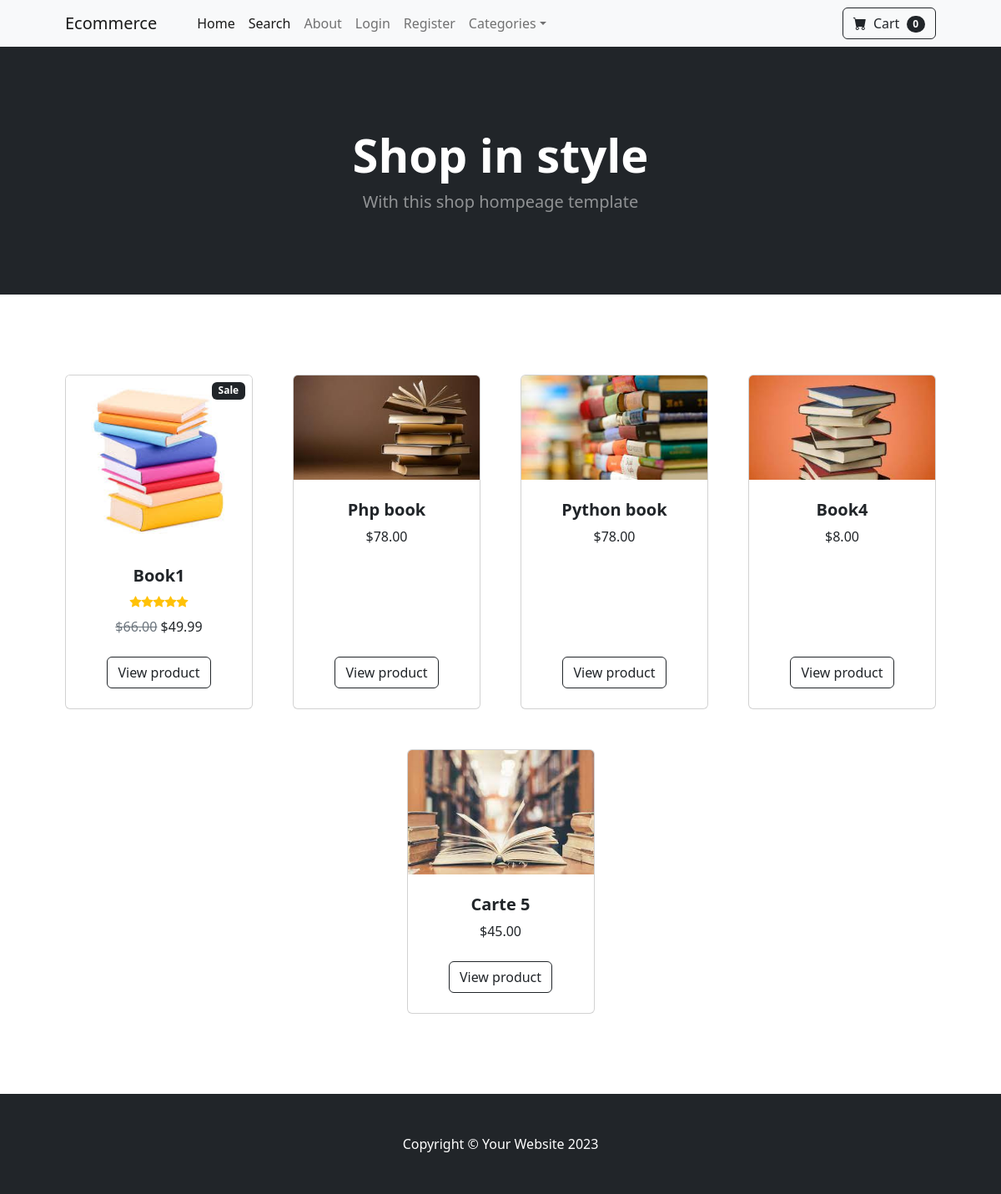
The page / on the database its author committed.
### store/models.py (models this page shows, shortened)
class Product(models.Model):
    name = models.CharField(max_length=100)
    price = models.DecimalField(default=0, decimal_places=2, max_digits=10)
    category = models.ForeignKey(Category, on_delete=models.CASCADE, default=1)
    description = models.CharField(max_length=250, default='', blank=True, null=True)
    image = models.ImageField(upload_to='uploads/product/')
    is_sale = models.BooleanField(default=False)
    sale_price = models.DecimalField(default=0, decimal_places=2, max_digits=10)

### store/views.py (the view)
# urls.py: 2. Add a URL to urlpatterns:  path('', views.home, name='home')
def home(request):
    products = Product.objects.all()
    return render(request, 'home.html', {'products':products})

### cart/cart.py (called while the page is built)
    def __len__(self):
        return len(self.cart)

### cart/context_processor.py (called while the page is built)
def cart(request):
    return {'cart':Cart(request)}

### store/templates/home.html (shortened to what this page needs)
{% extends 'base.html' %}
{% block content %}
<header class="bg-dark py-5">
    <div class="container px-4 px-lg-5 my-5">
        <div class="text-center text-white">
            <h1 class="display-4 fw-bolder">Shop in style</h1>
            <p class="lead fw-normal text-white-50 mb-0">With this shop hompeage template</p>
        </div>
    </div>
</header>
<section class="py-5">
    <div class="container px-4 px-lg-5 mt-5">
        <div class="row gx-4 gx-lg-5 row-cols-2 row-cols-md-3 row-cols-xl-4 justify-content-center">
            {% for product in products %}
            {% if product.is_sale %}
            <div class="col mb-5">
                <div class="card h-100">
                    <div class="badge bg-dark text-white position-absolute" style="top: 0.5rem; right: 0.5rem">Sale
                    </div>
                    <img class="card-img-top" src="{{ product.image.url }}" alt="..." />
                    <div class="card-body p-4">
                        <div class="text-center">
                            <h5 class="fw-bolder">{{ product.name }}</h5>
                            <div class="d-flex justify-content-center small text-warning mb-2">
                                <div class="bi-star-fill"></div>
                                <div class="bi-star-fill"></div>
                                <div class="bi-star-fill"></div>
                                <div class="bi-star-fill"></div>
                                <div class="bi-star-fill"></div>
                            </div>
                            <span class="text-muted text-decoration-line-through">${{ product.price }}</span>
                            ${{ product.sale_price }}
                        </div>
                    </div>
                    <div class="card-footer p-4 pt-0 border-top-0 bg-transparent">
                        <div class="text-center"><a class="btn btn-outline-dark mt-auto" href="{% url 'product' product.id %}">View product</a></div>
                    </div>
                </div>
            </div>
            {% else %}
            <div class="col mb-5">
                <div class="card h-100">
                    <img class="card-img-top" src="{{ product.image.url }}" alt="..." />
                    <div class="card-body p-4">
                        <div class="text-center">
                            <h5 class="fw-bolder">{{ product.name }}</h5>
                            ${{ product.price }}
                        </div>
                    </div>
                    <div class="card-footer p-4 pt-0 border-top-0 bg-transparent">
                        <div class="text-center"><a class="btn btn-outline-dark mt-auto" href="{% url 'product' product.id %}">View product</a></div>
                    </div>
                </div>
            </div>
            {% endif %}
            {% endfor %}
        </div>
    </div>
</section>
{% endblock %}

### store/templates/base.html (shortened to what this page needs)
{% load static %}
<!DOCTYPE html>
<html lang="en">
    <head>
        <link href="https://cdn.jsdelivr.net/npm/bootstrap-icons@1.5.0/font/bootstrap-icons.css" rel="stylesheet" />
        <link href="{% static 'css/styles.css' %}" rel="stylesheet" />
    </head>
    <body>
        {% include 'navbar.html' %}
        {% block content %}
        {% endblock %}
        <footer class="py-5 bg-dark">
            <div class="container"><p class="m-0 text-center text-white">Copyright &copy; Your Website 2023</p></div>
        </footer>
    </body>
</html>

### store/templates/navbar.html (shortened to what this page needs)
<nav class="navbar navbar-expand-lg navbar-light bg-light">
    <div class="container px-4 px-lg-5">
        <a class="navbar-brand" href="{% url 'home' %}">Ecommerce</a>
        <div class="collapse navbar-collapse" id="navbarSupportedContent">
            <ul class="navbar-nav me-auto mb-2 mb-lg-0 ms-lg-4">
                <li class="nav-item"><a class="nav-link active" aria-current="page" href="{% url 'home' %}">Home</a></li>
                <li class="nav-item"><a class="nav-link active" aria-current="page" href="{% url 'search' %}">Search</a></li>
                <li class="nav-item"><a class="nav-link" href="{% url 'about' %}">About</a></li>
                {% if user.is_authenticated %}
                    <li class="nav-item dropdown">
                        <a class="nav-link dropdown-toggle" id="navbarDropdown" href="#" role="button" data-bs-toggle="dropdown" aria-expanded="false">Profile</a>
                        <ul class="dropdown-menu" aria-labelledby="navbarDropdown">
                            <li><a class="dropdown-item" href="{% url 'update_user' %}">User Profile</a></li>
                            <li><hr class="dropdown-divider" /></li>
                            <li><a class="dropdown-item" href="{% url 'update_info' %}">User info</a></li>
                        </ul>
                    </li>
                    {% if user.is_superuser %}
                    <li class="nav-item dropdown">
                        <a class="nav-link dropdown-toggle" id="navbarDropdown" href="#" role="button" data-bs-toggle="dropdown" aria-expanded="false">Orders</a>
                        <ul class="dropdown-menu" aria-labelledby="navbarDropdown">
                            <li><a class="dropdown-item" href="{% url 'shipped_dash' %}">Shipped orders</a></li>
                            <li><hr class="dropdown-divider" /></li>
                            <li><a class="dropdown-item" href="{% url 'not_shipped_dash' %}">Unshipped orders</a></li>
                        </ul>
                    </li>
                    {% endif %}
                    <li class="nav-item"><a class="nav-link" href="{% url 'logout' %}">Logout</a></li>
                {% else %}
                    <li class="nav-item"><a class="nav-link" href="{% url 'login' %}">Login</a></li>
                    <li class="nav-item"><a class="nav-link" href="{% url 'register' %}">Register</a></li>
                {% endif %}
                <li class="nav-item dropdown">
                    <a class="nav-link dropdown-toggle" id="navbarDropdown" href="#" role="button" data-bs-toggle="dropdown" aria-expanded="false">Categories</a>
                </li>
            </ul>
            <form class="d-flex">
                <a href="{% url 'cart_summary' %}" class="btn btn-outline-dark">
                    <i class="bi-cart-fill me-1"></i>
                    Cart
                    <span class="badge bg-dark text-white ms-1 rounded-pill" id="cart_quantity">
                        {{ cart|length }}
                    </span>
                </a>
            </form>
        </div>
    </div>
</nav>

### rows shown on the page
Product: image (picture), name "Book1", price "66.00", sale_price "49.99"
Product: image (picture), name "Php book", price "78.00"
Product: image (picture), name "Python book", price "78.00"
Product: image (picture), name "Book4", price "8.00"
Product: image (picture), name "Carte 5", price "45.00"

### other values the page prints
{{ cart|length }} "0"
